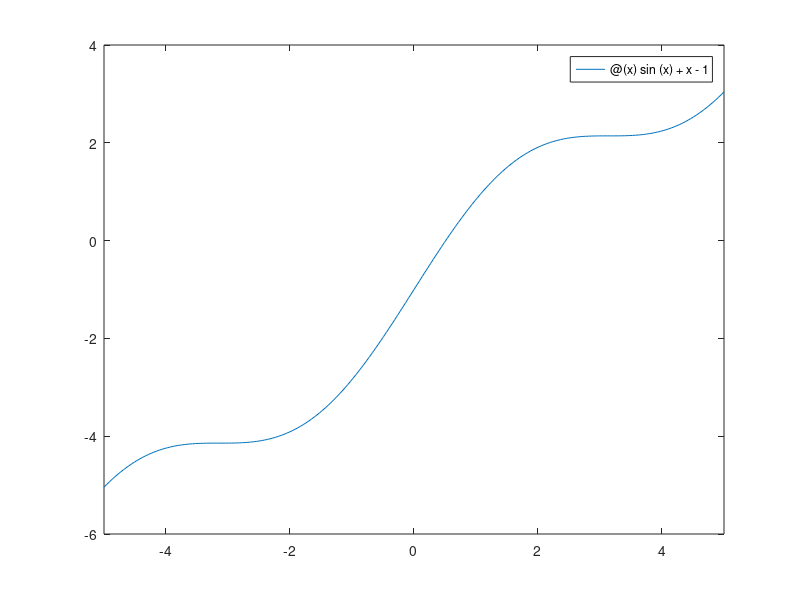
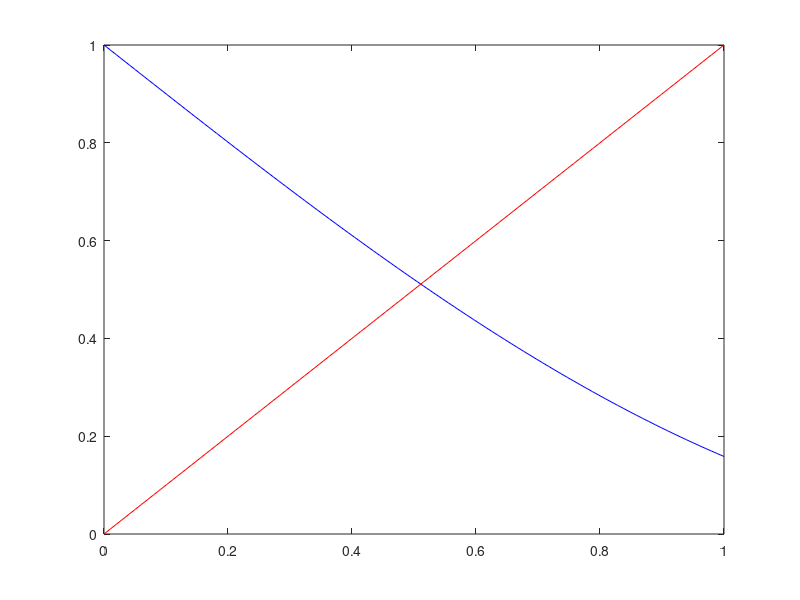

MATLAB code for these plots, in order: (Note: this script raises an error after producing the figures.)
clear all;
close all;
clc;

f = @(x) sin(x) + x -1;

% Plot con scala di default della funzione f
figure(1)
fplot(f);

% Estremi dell'intervallo contenente lo zero
a = 0; b = 1;

% La funzione di punto fisso relativa ad f
g = @(x) -sin(x) + 1;

x = linspace(a,b,100);

% Plot tra g e la prima bisettrice
figure(2)
plot(x,g(x),'b')
hold on;
plot(x,x,'r')

% Inizializzo i valori
x0 = 0.5;
tol = 1e-8;
max_iter = 500;

% Metodo del punto fisso
[x,xall,iter] = puntofisso(g,x0,tol,max_iter);

sol = 0.510973429388569;
err_rel = abs(sol-xall)/sol;

% Plot in scala semilogy dell'errore relativo
figure(3)
semilogy(1:iter,err_rel,'ko-','MarkerFaceColor','g')